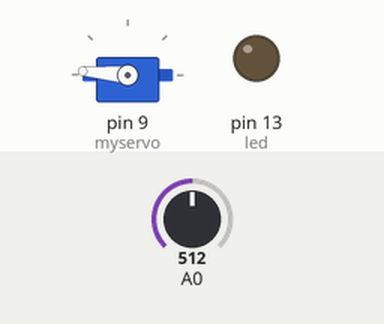
Bench run of a sketch on a simulated Arduino Uno, built with avr-gcc and run on an emulated ATmega328P. On the bench: servo, output pins drawn as LEDs (lit = HIGH). The test bench sets the inputs (shaded band); at power-on: A0 = 512. What the sketch prints to the serial monitor is not drawn.

Above: at 1.2 s.
1.3 s: A0 set to 182
4.3 s: A0 set to 157
At 5.2 s:
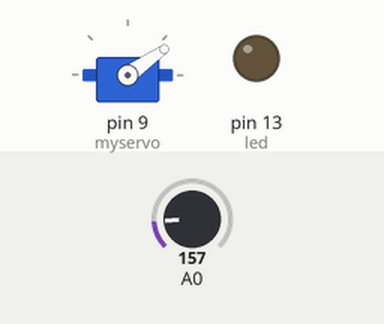
5.8 s: A0 set to 477
8.8 s: A0 set to 501
At 9.9 s:
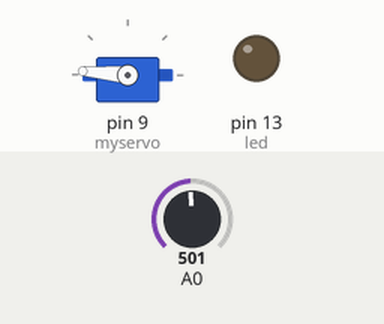
11.8 s: A0 set to 122
At 12.3 s:
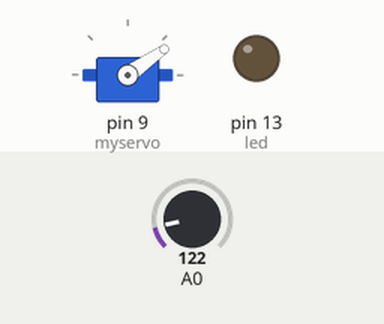
Timing chart, 0 to 14.8 s (numbered marks = the images above; inputs shaded):
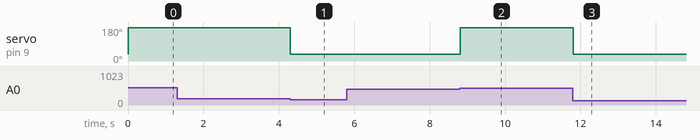

The sketch:

llindars.ino
```cpp
#include <Servo.h>
Servo myservo;
const int led = 13;
const long interval = 1000;

int reg [10]= {0,0,0,0,0,0,0,0,0,0};
int promig;
int pos = 0;
int suma;
float vu;


void setup() {
  pinMode(led, OUTPUT);
  myservo.attach(9);
  Serial.begin(115200);
}

void loop() {
  int v;
  v = analogRead(A0);
  //v = 540;
  reg [pos]=v;
  pos = (pos + 1)%10;
  promig= ordrepromig();
  Serial.print("v=");
  Serial.print(v);
 Serial.print(" prom=");
  Serial.println(promig);
   if (promig > 85){
  myservo.write(175);
   }
  if (31>promig > 85){
    myservo.write(95);
   }
  else if ( 30 > promig)
  {myservo.write(35);
}
}


//rutina per fer l'ordre
//rutina per calcular promig

int ordrepromig(){
  int i;
  float prom;
  suma = 0;
  for (i = 0; i < 10; i++){
    suma = suma + reg[i];
  }
  prom = suma/10;
  prom = prom*180/1024;
  return (int)prom;
}


int toggleLed (){
  digitalWrite (led, HIGH);
  delayMicroseconds(10);
  digitalWrite(led, LOW);
}
```

Measured:
- the behaviour switches between 171 and 170 on A0 (found by bisection; images 0 and 1)
- the behaviour switches between 489 and 490 on A0 (found by bisection; images 1 and 2)
- after the input at 4.3 s, servo on pin 9 (myservo): 175° → 35° at once
- after the input at 8.8 s, servo on pin 9 (myservo): 35° → 175° at once
- after the input at 11.8 s, servo on pin 9 (myservo): 175° → 35° at once
